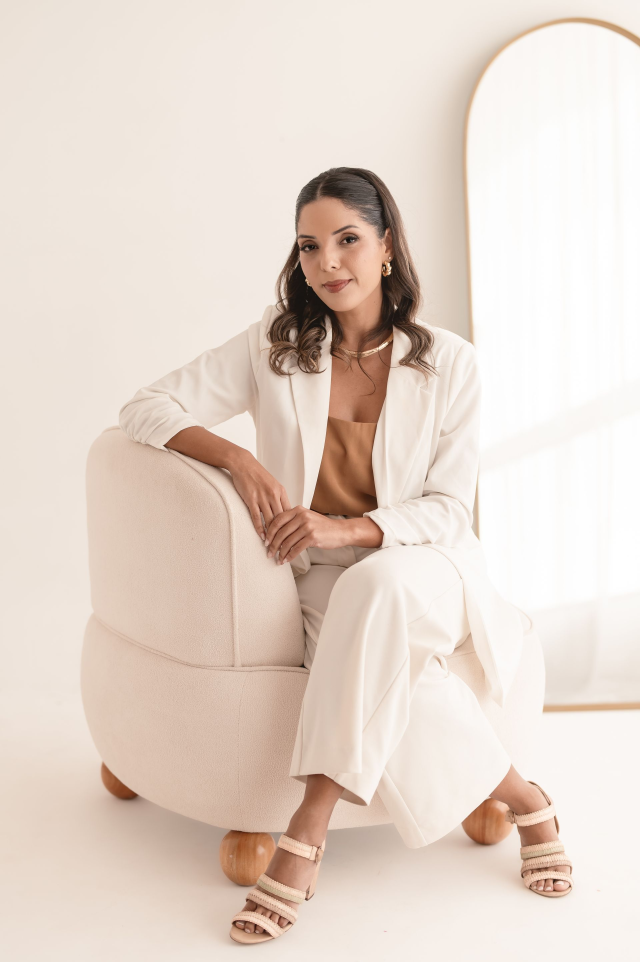
#> input picture fotos-originais/ANA_4352.jpg, 1920 x 2886 px (shown at 1/3 size); its folder holds 8 pictures in this run
$ python imagens.py
#> lines starting #> are read from the running program, lines starting #| are printed output that depends on the picture
"""Gera as imagens otimizadas do site a partir de fotos-originais/.

Uso (na raiz do projeto):  python3 tools/imagens.py
Requer Pillow. Cada entrada define o arquivo de origem, a proporção do recorte e o
ponto de foco vertical/horizontal (0 = topo/esquerda, 1 = base/direita).
Saída: site/assets/img/<nome>.jpg e <nome>-p.jpg, mais imagens.json com as dimensões.
"""
import site
import sys

sys.path.append(site.getusersitepackages())

import json
from pathlib import Path
from PIL import Image

RAIZ = Path(__file__).resolve().parent.parent
ORIGEM = RAIZ / "fotos-originais"
DESTINO = RAIZ / "site" / "assets" / "img"
PEDRA = (214, 208, 199)  # --field, fundo dos retratos recortados

# nome: (arquivo, proporção largura/altura, foco x, foco y, larguras)
IMAGENS = {
    # Larissa Pessoa
    "larissa-poltrona": ("ANA_4352.jpg", 3 / 4, 0.5, 0.45, (1400, 760)),
    "larissa-sentada": ("ANA_4383-2880w.jpg", 4 / 5, 0.5, 0.35, (1400, 760)),
    "larissa-blazer": ("ANA_4259---Editado.png", 3 / 4, 0.5, 0.2, (1400, 760)),
    "larissa-rosa": ("3f6c22a0-2d25-4d48-9b64-f95c2ea1b64f-5fc403d7-2880w.png", 16 / 10, 0.62, 0.4, (1600, 900)),
    "larissa-rosa-retrato": ("3f6c22a0-2d25-4d48-9b64-f95c2ea1b64f-5fc403d7-75adc9ca-07862fa0.png", 4 / 5, 0.5, 0.15, (1200, 640)),
    "og-hairzenit": ("3f6c22a0-2d25-4d48-9b64-f95c2ea1b64f-5fc403d7-2880w.png", 1200 / 630, 0.6, 0.4, (1200, 600)),
    # Clínica e procedimentos
    "tricoscopio": ("0A7A6778--281-29-2880w.png", 1, 0.5, 0.42, (1200, 640)),
    "tricoscopio-retrato": ("0A7A6778--281-29-2880w.png", 4 / 5, 0.5, 0.4, (1400, 760)),
    "tela-tricoscopia": ("_MG_8819-1920w.jpg", 21 / 9, 0.5, 0.33, (2000, 1000)),
    "tela-tricoscopia-retrato": ("_MG_8819-1920w.jpg", 4 / 5, 0.5, 0.35, (1400, 760)),
    "mesoject": ("_MG_8769-2880w.jpg", 16 / 10, 0.5, 0.45, (1800, 900)),
    "mesoject-retrato": ("_MG_8769-2880w.jpg", 4 / 5, 0.48, 0.5, (1200, 640)),
    "microinfusao": ("_MG_8762.jpg", 4 / 5, 0.5, 0.5, (1200, 640)),
    "laser-led": ("_MG_8825.jpg", 4 / 5, 0.5, 0.5, (1200, 640)),
    "analise-imagens": ("DSC_3925.jpg", 4 / 5, 0.5, 0.55, (1200, 640)),
    # Banco de imagens do site anterior
    "escovando": ("AdobeStock_377067790-1920w.jpeg", 16 / 10, 0.5, 0.5, (1600, 900)),
    "escova-fios": ("Tratamento-para-queda-de-cabelo-2880w.png", 16 / 10, 0.5, 0.5, (1600, 900)),
    "homem-entradas": ("Tratamento_para_calvicie-2880w.jpeg", 16 / 10, 0.5, 0.4, (1600, 900)),
    "homem-entradas-retrato": ("Tratamento_para_calvicie-2880w.jpeg", 4 / 5, 0.42, 0.4, (1200, 640)),
    "espelho": ("AdobeStock_486445543-2880w.png", 16 / 10, 0.5, 0.5, (1600, 900)),
    "espelho-retrato": ("AdobeStock_486445543-2880w.png", 4 / 5, 0.62, 0.5, (1200, 640)),
    "fio-na-mao": ("Especialista_em_tricologia_no_Rio_de_Janeiro_Quando_a_queda_de_cabelo_nao_e_normal.png", 3 / 2, 0.5, 0.5, (712, 600)),
    "textura-loira": ("AdobeStock_481109349-2880w.jpeg", 21 / 9, 0.5, 0.5, (1800, 900)),
    "textura-castanha": ("JsvcKabjSDqFp4kkOqxf_AdobeStock_306899500.v2.0000000-1920w.jpg", 21 / 9, 0.5, 0.5, (1800, 900)),
    # Acervo aberto (créditos em site/assets/img/creditos.json)
    "cowper-1698": ("acervo-aberto/the-anatomy-of-humane-bodies-skin-and.jpg", 3 / 4, 0.5, 0.45, (1100, 640)),
    "avenida-copacabana": ("acervo-aberto/avenida-nossa-senhora-de-copacabana-1.jpg", 4 / 5, 0.5, 0.5, (1000, 600)),
}

# Antes e depois (fotos de pacientes do site anterior, 1:1)
RESULTADOS = [
    "WhatsApp_Image_2025-11-05_at_16.33.39.jpeg",
    "WhatsApp_Image_2025-11-05_at_16.33.39_(2).jpeg",
    "WhatsApp_Image_2025-11-05_at_16.33.39_(3).jpeg",
    "WhatsApp_Image_2025-11-05_at_16.33.39_(4).jpeg",
    "WhatsApp_Image_2025-11-05_at_16.33.39_(5).jpeg",
    "WhatsApp_Image_2025-11-05_at_16.33.40_(1).jpeg",
    "WhatsApp_Image_2025-11-05_at_16.33.40_(2).jpeg",
]


def abrir(caminho):
    im = Image.open(caminho)
#> im is the input picture: PIL image 1920x2886 RGB; mean R, G, B 228.8, 214.2, 203.9
    if im.mode in ("RGBA", "LA") or (im.mode == "P" and "transparency" in im.info):
        im = im.convert("RGBA")
        fundo = Image.new("RGB", im.size, PEDRA)
        fundo.paste(im, mask=im.split()[-1])
        return fundo
    return im.convert("RGB")


def aparar(im):
    """Remove as faixas brancas em volta das montagens de antes e depois."""
    from PIL import ImageChops
    fundo = Image.new("RGB", im.size, (255, 255, 255))
    caixa = ImageChops.difference(im, fundo).convert("L").point(lambda v: 255 if v > 18 else 0).getbbox()
    return im.crop(caixa) if caixa else im


def recortar(im, proporcao, fx, fy):
#> called with proporcao = 0.75, fx = 0.5, fy = 0.45
    w, h = im.size
#> w = 1920; h = 2886
    if w / h > proporcao:
        nw, nh = round(h * proporcao), h
    else:
        nw, nh = w, round(w / proporcao)
#> nw = 1920; nh = 2560
    x = min(max(round(fx * w - nw / 2), 0), w - nw)
#> x = 0
    y = min(max(round(fy * h - nh / 2), 0), h - nh)
#> y = 19
    return im.crop((x, y, x + nw, y + nh))
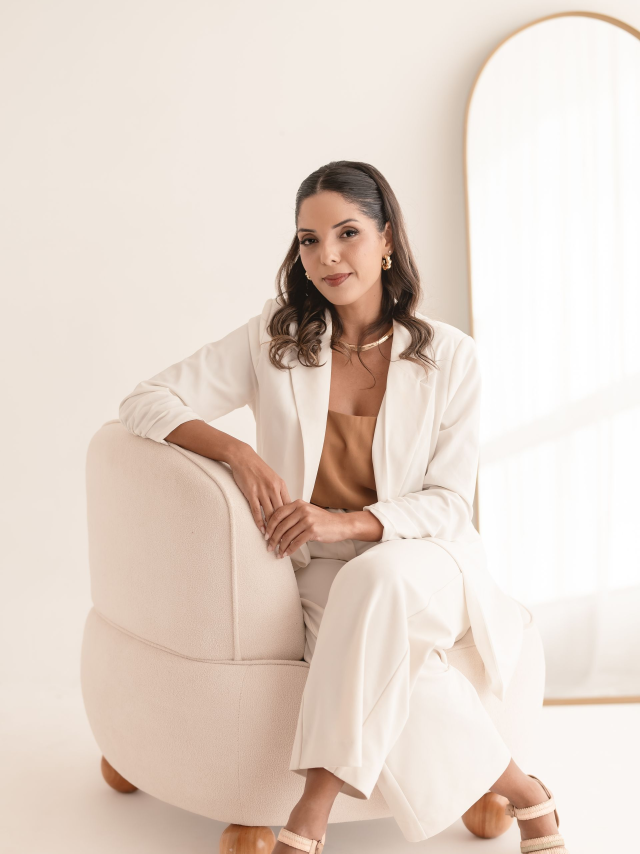
#> returned value: PIL image 1920x2560 RGB (shown at 1/3 size); mean R, G, B 228.4, 213.9, 203.6


MANIFESTO = {}


def salvar(im, nome, larguras):
    """Grava <nome>.jpg (grande) e <nome>-p.jpg (pequena) e anota as dimensões reais."""
#> called with nome = 'larissa-poltrona', larguras = (1400, 760)
    MANIFESTO[nome] = {}
    for sufixo, lw in zip(("", "-p"), larguras):
        lw = min(lw, im.width)
        out = im.resize((lw, round(im.height * lw / im.width)), Image.LANCZOS)
        out.save(DESTINO / f"{nome}{sufixo}.jpg", "JPEG", quality=80, optimize=True, progressive=True)
        MANIFESTO[nome]["g" if not sufixo else "p"] = list(out.size)
#> this loop made 2 passes
#> pass 2, in salvar, `out = im.resize((lw, round(im.height * lw / im.width)), Image.LANCZOS)`:
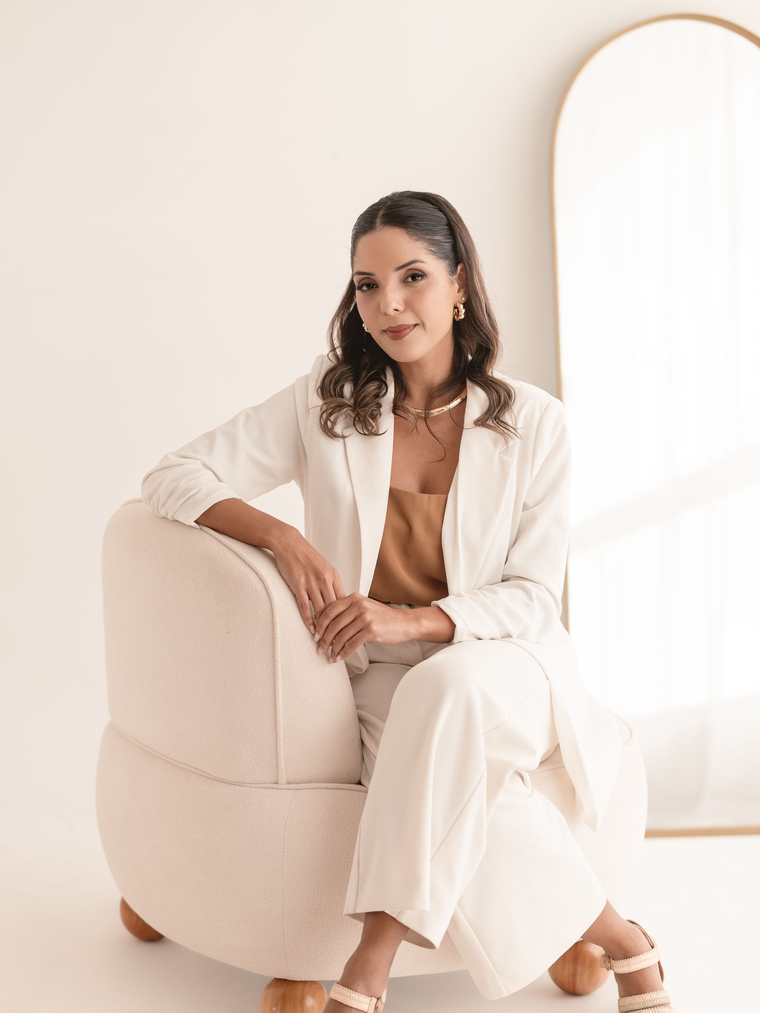
#> out: PIL image 760x1013 RGB; mean R, G, B 228.4, 213.9, 203.6
#> after the loop, MANIFESTO = 1 item


def icones():
    """Marca do zênite: um ponto acima da linha do horizonte."""
    from PIL import ImageDraw
    tinta, bronze, osso = (34, 28, 23), (201, 159, 104), (241, 240, 237)
    for lado, nome in ((32, "favicon-32.png"), (180, "apple-touch-icon.png"), (512, "icone-512.png")):
        escala = 8
        L = lado * escala
        im = Image.new("RGB", (L, L), tinta)
        d = ImageDraw.Draw(im)
        r = L * 0.094
        d.ellipse((L / 2 - r, L * 0.3125 - r, L / 2 + r, L * 0.3125 + r), fill=bronze)
        d.rectangle((L * 0.22, L * 0.625, L * 0.78, L * 0.6875), fill=osso)
        im.resize((lado, lado), Image.LANCZOS).save(RAIZ / "site" / nome)


def main():
    DESTINO.mkdir(parents=True, exist_ok=True)
    for nome, (arquivo, prop, fx, fy, larguras) in IMAGENS.items():
        salvar(recortar(abrir(ORIGEM / arquivo), prop, fx, fy), nome, larguras)
#> pass 2 of the loop in main, `for nome, (arquivo, prop, fx, fy, larguras) in IMAGENS.items():`:
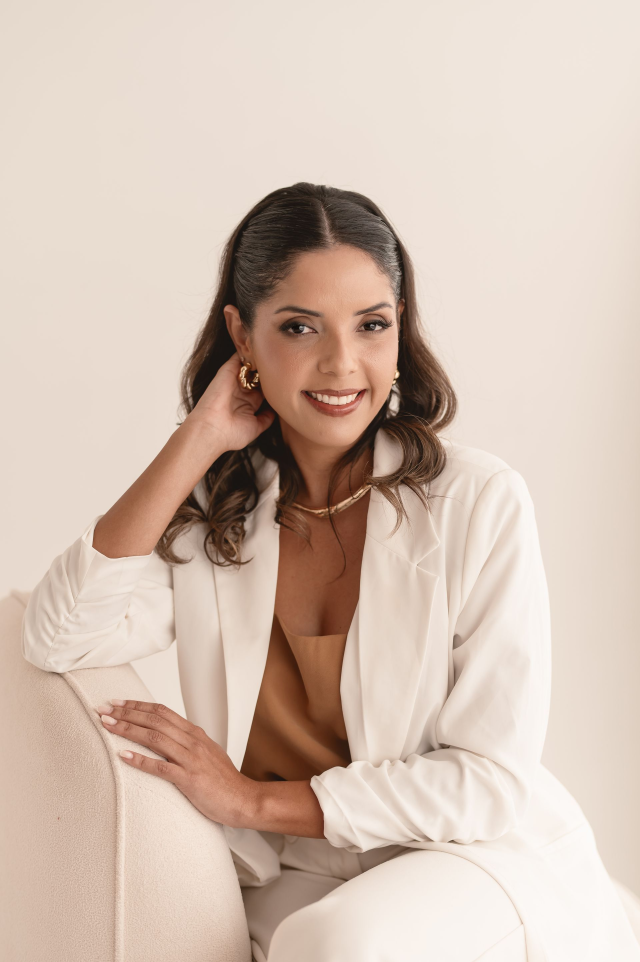
#> input picture fotos-originais/ANA_4383-2880w.jpg, 1920 x 2886 px (shown at 1/3 size)
#> in abrir, im is the input picture: PIL image 1920x2886 RGB; mean R, G, B 211.4, 191.9, 178.8
#> in recortar (call 2), `nw, nh = w, round(w / proporcao)`: nh = 2400
#> y = 0
#> in recortar (call 2), `return im.crop((x, y, x + nw, y + nh))`:
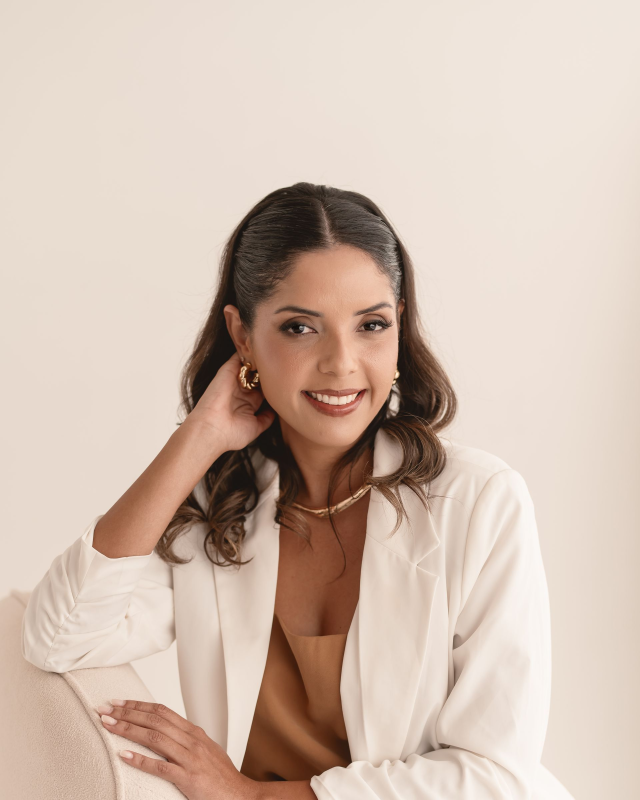
#> returned value: PIL image 1920x2400 RGB (shown at 1/3 size); mean R, G, B 209.5, 189.7, 176.4
#> the loop in salvar (call 2), `for sufixo, lw in zip(("", "-p"), larguras):` made 2 passes
#> pass 2, in salvar (call 2), `out = im.resize((lw, round(im.height * lw / im.width)), Image.LANCZOS)`:
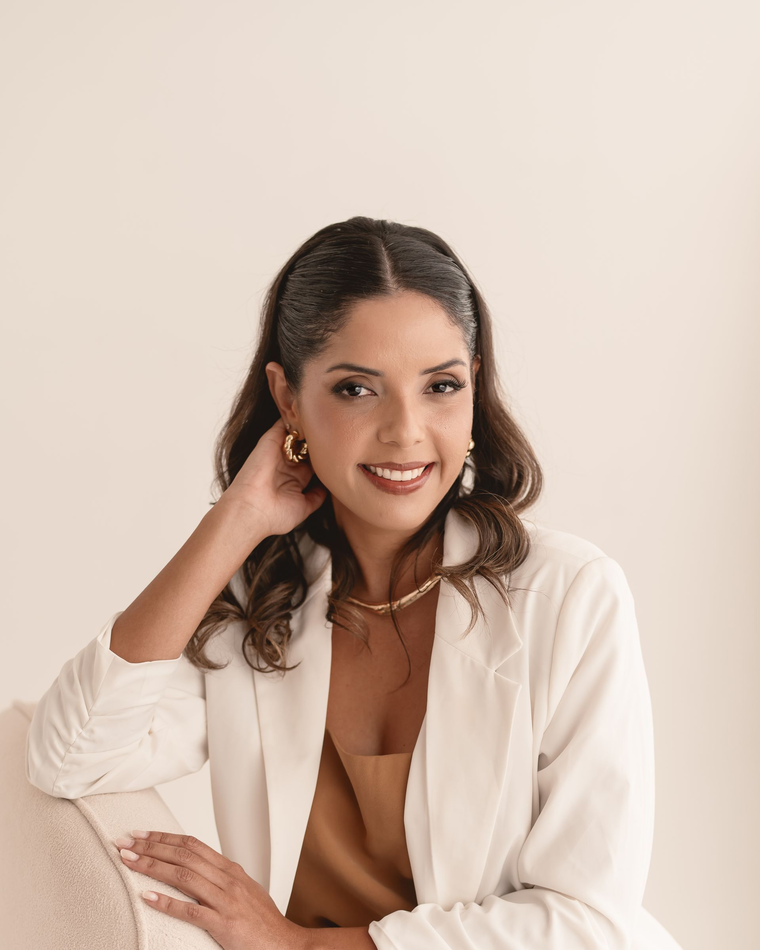
#> out: PIL image 760x950 RGB; mean R, G, B 209.5, 189.7, 176.4
#> after the loop in salvar (call 2), `for sufixo, lw in zip(("", "-p"), larguras):`: MANIFESTO = 2 items
#> pass 3 of the loop in main, `for nome, (arquivo, prop, fx, fy, larguras) in IMAGENS.items():`:
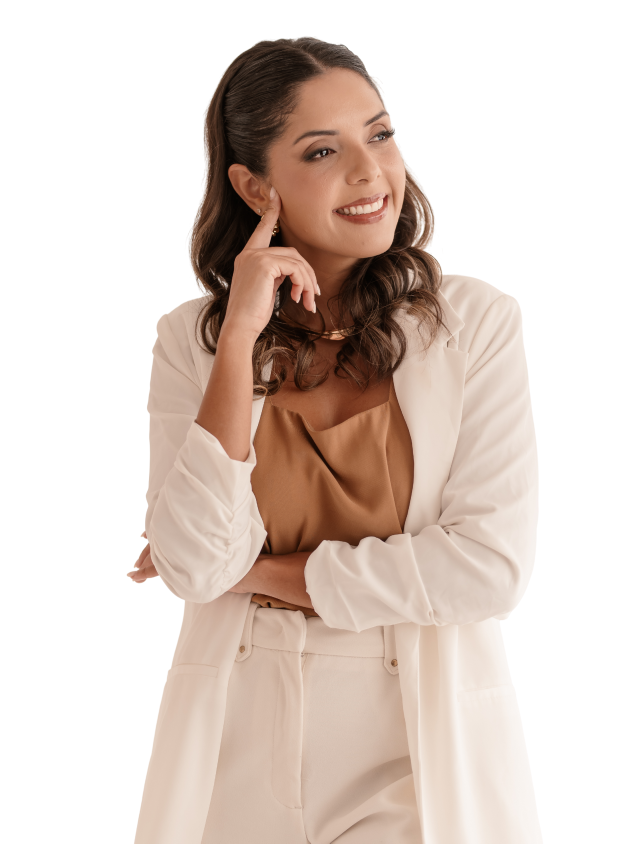
#> input picture fotos-originais/ANA_4259---Editado.png, 1920 x 2530 px (shown at 1/3 size)
#> in abrir, im is the input picture: PIL image 1920x2530 RGBA; mean R, G, B, A 88.2, 74, 65.9, 120.4
#> in abrir (call 3), `fundo.paste(im, mask=im.split()[-1])`:
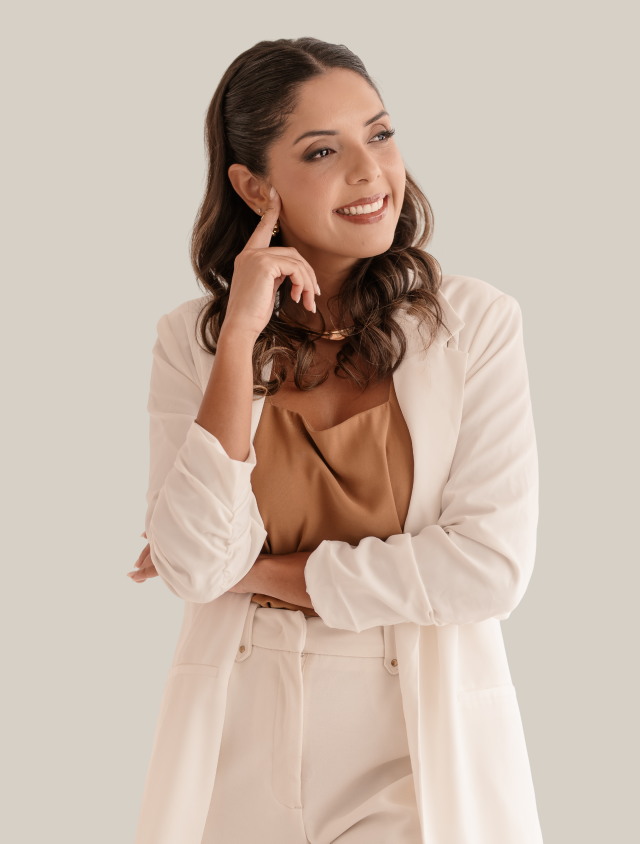
#> fundo: PIL image 1920x2530 RGB (shown at 1/3 size); mean R, G, B 200.3, 183.1, 170.3
#> the loop in salvar (call 3), `for sufixo, lw in zip(("", "-p"), larguras):` made 2 passes
#> pass 2, in salvar (call 3), `out = im.resize((lw, round(im.height * lw / im.width)), Image.LANCZOS)`:
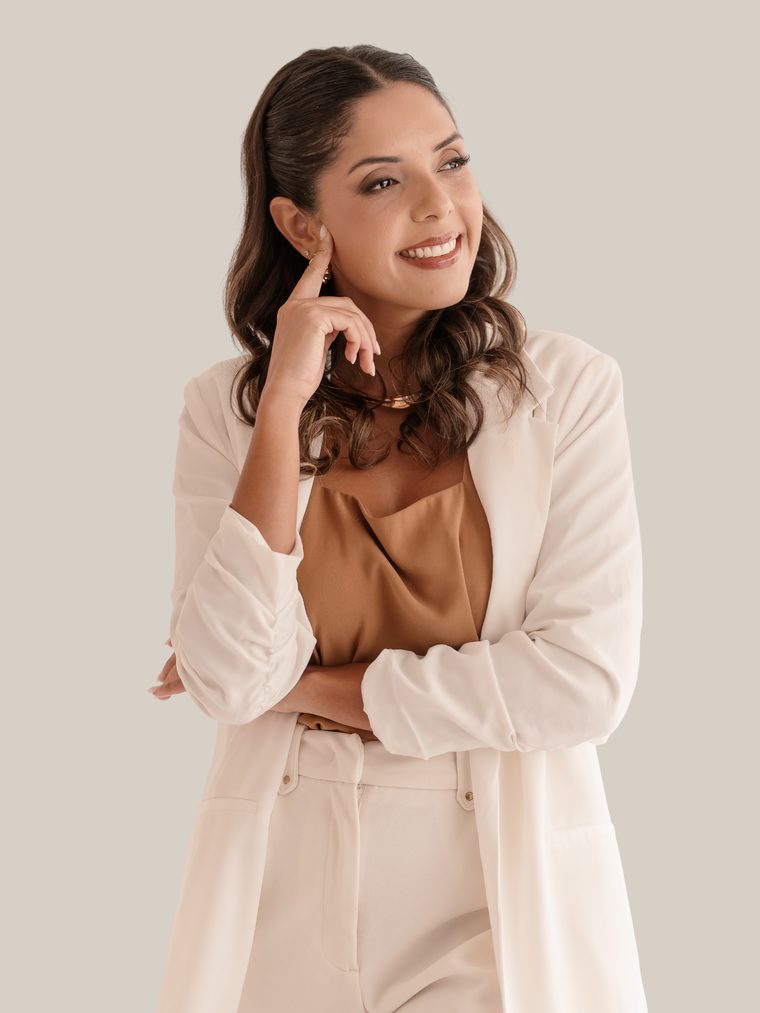
#> out: PIL image 760x1013 RGB; mean R, G, B 200.1, 182.8, 170
#> after the loop in salvar (call 3), `for sufixo, lw in zip(("", "-p"), larguras):`: MANIFESTO = 3 items
#> the loop made 5 passes; the first 3 are shown
    for i, arquivo in enumerate(RESULTADOS, 1):
        salvar(aparar(abrir(ORIGEM / arquivo)), f"resultado-{i}", (1000, 560))
    icones()
    (DESTINO / "imagens.json").write_text(json.dumps(MANIFESTO, indent=1))
    print("ok:", len(list(DESTINO.glob("*.jpg"))), "arquivos")


if __name__ == "__main__":
#> (the run stopped early here; a loop or call above may not have finished)
